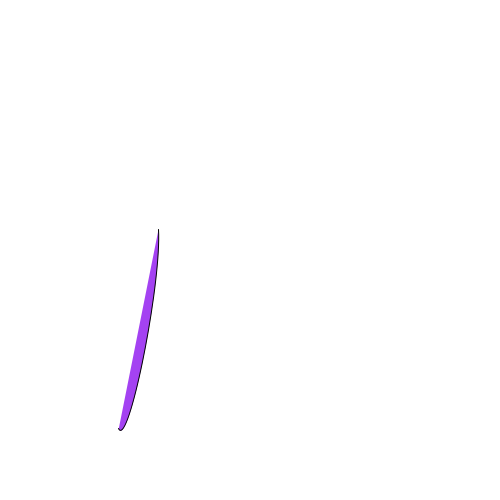
Frame 1 (no input)
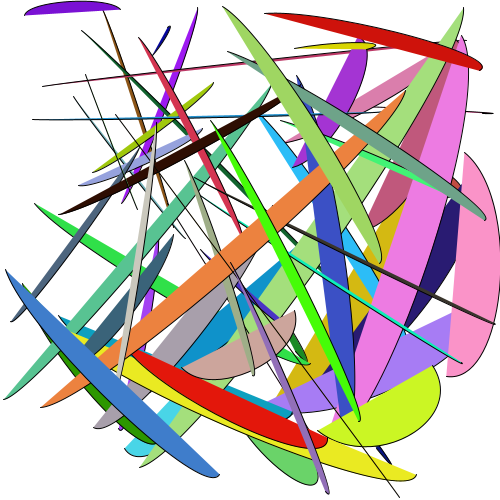
Frame 60 (the mouse pressed at the canvas centre just before this capture)
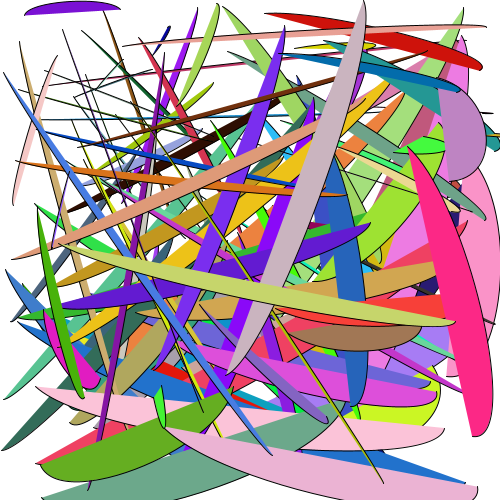
Frame 120 (the mouse held since frame 60 and released just before this capture)

The Processing sketch that drew these frames (run headless with seeded random() and noise(); from frame 60 on, the mouse is pressed at the canvas centre):

// Processing sketch: RandomKnife
// ── RandomKnife.pde
void setup() {
  size(500, 500);
  background(255);
  smooth();
  stroke(0);
}

void draw() {
  
  fill(random(255), random(255), random(255));
  float x1 = random(width);
  float y1 = random(width);
  float x2 = random(width);
  float y2 = random(width);
  
  
  curve(100, 100, x1, y1, x2, y2, 100, 100);

}
  
